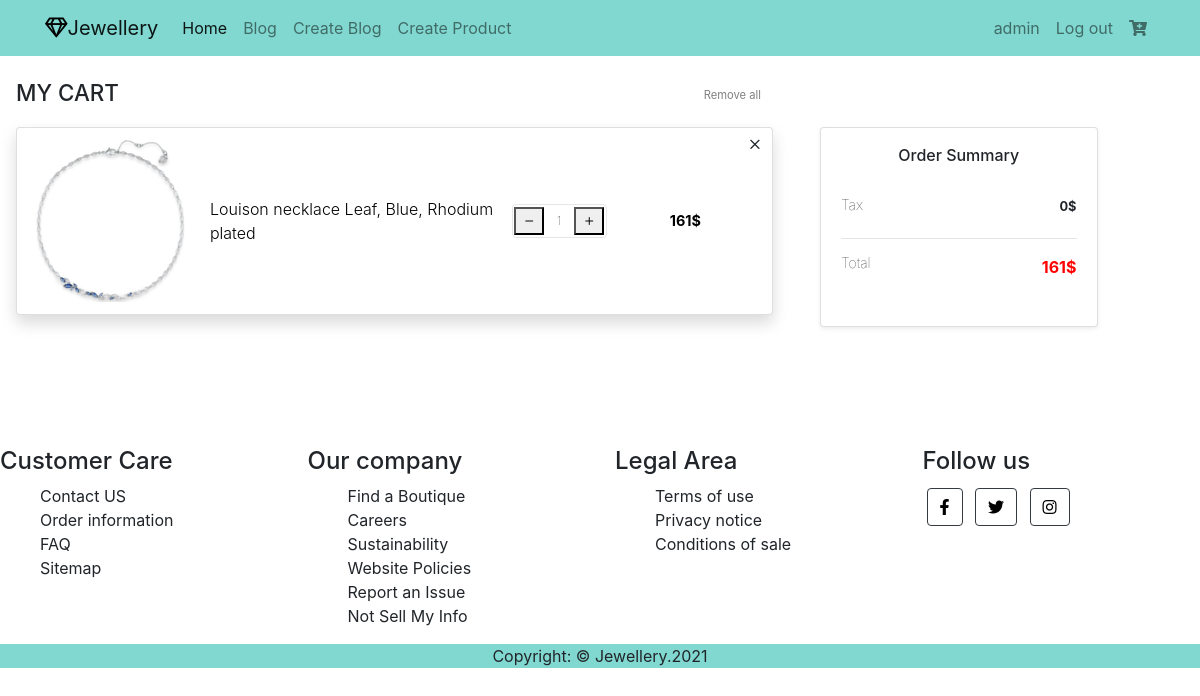
Screenshot of /cart.php (signed in) with the database file from the repository.
### tables this page shows
CREATE TABLE IF NOT EXISTS `cart` (
  `ID` int(11) NOT NULL AUTO_INCREMENT,
  `user_id` int(11) NOT NULL,
  `product_id` int(11) NOT NULL,
  `quantity` int(11) NOT NULL,
  `date_created` datetime NOT NULL DEFAULT CURRENT_TIMESTAMP,
  PRIMARY KEY (`ID`)
);

CREATE TABLE IF NOT EXISTS `products` (
  `ID` int(11) NOT NULL AUTO_INCREMENT,
  `product_name` varchar(255) NOT NULL,
  `product_price` float NOT NULL,
  `product_company` varchar(255) NOT NULL,
  `product_img` varchar(255) NOT NULL,
  `date_created` datetime NOT NULL DEFAULT CURRENT_TIMESTAMP,
  `quantity` int(11) NOT NULL DEFAULT '5',
  PRIMARY KEY (`ID`)
);

### includes/config.php (called while the page is built, shortened)
<?php
  if (file_exists("./classes/Cart.php"))
    include "./classes/Cart.php";
  else
    include "../classes/Cart.php";
  if (!isset($_SESSION['loggedin'])) {
    $_SESSION['loggedin'] = false;
  }elseif(isset($_SESSION['user_id'])){
    $cart = new Cart($conn, $_SESSION['user_id']);
  }
 ?>

### classes/Cart.php (the view, shortened to what this page needs)
<?php
  class Cart{
    private $conn;
    private $userID;
    public function __construct($conn, $userID){
      $this->conn = $conn;
      $this->userID = $userID;
      $stmt = $this->conn->prepare("SELECT * from cart WHERE user_id = ?");
      $stmt->bind_param("i", $userID);
      $stmt->execute();
      $result = $stmt->get_result();
      $row = $result->fetch_assoc();
    }
    public function getCartList(){
      $stmt = $this->conn->prepare
        ("SELECT p.ID, p.product_img, p.product_name, p.product_price, p.product_company, c.quantity
        from cart c, products p
        where c.product_id = p.ID and c.user_id = ?");
      $stmt->bind_param("i", $this->userID);
      $stmt->execute();
      $result = $stmt->get_result();
      return $result->fetch_all(MYSQLI_ASSOC);
    }
    public function printCartList(){
      $output = '';
      $cardList = $this->getCartList();
      foreach ($cardList as $item) {
        $output .=
        "<div class='product-wrapper container card shadow p-2 m-3 d-flex align-items-center justify-content-center' href='item.php?id={$item['ID']}'>
          <div class='product d-flex h-100'>
            <div class='product-img-wrapper'>
              <img class='product-img' src='". $item['product_img'] ."' alt='product-img'>
            </div>
            <div class='product-info ml-2 d-flex align-items-center'>
              <div class='product-info-wrapper'>
                <div class='product-name-wrapper'>
                  <p class='product-name'>". $item['product_name'] ."</p>
                </div>
              </div>
            </div>
            <div class='quantity-price-wrapper d-flex align-items-center'>
              <div class='quantity-price w-100'>
                <div class='quantity-control rounded'>
                  <button class='quantity-btn quantity-btn-minus' data-id='". $item['ID'] ."' data-toggle='tooltip' data-placement='right' title='Decrease Quantity'>
                    <i class='bi bi-dash'></i>
                  </button>
                  <input type='number' class='quantity-input' data-id='". $item['ID'] ."' value='". $item['quantity'] ."' step='1' min='1'  name='quantity' readonly>
                  <button class='quantity-btn quantity-btn-plus' data-id='". $item['ID'] ."' data-toggle='tooltip' data-placement='right' title='Increase Quantity'>
                    <i class='bi bi-plus'></i>
                  </button>
                </div>
                <div class='product-price-wrapper d-flex align-items-center'>
                  <p class='product-price m-0'>". number_format($item['product_price']) ."$</p>
                </div>
              </div>
            </div>
            <button type='button' class='btn btn-light remove-btn' data-id='". $item['ID'] ."' data-toggle='tooltip' data-placement='right' title='Remove Item'>
              <i class='bi bi-x fa-lg'></i>
            </button>
          </div>
        </div>";
       }
       return $output;
    }
  }
?>

### css/style.css (style rules this page uses)
p { margin-bottom: 0; }
.container { min-height: 0% !important; }
p.product-price.m-0 { font-weight: bold; }
.product-wrapper { position: relative; transition: all 1000ms; text-decoration: none; color: black; }
.remove-btn { position: absolute; right: 0; top: 0; background: white !important; border: none !important; transition: background 400ms !important; }
.product-img-wrapper { width: 25%; }
img.product-img { width: 100%; height: 100%; object-fit: contain; }
.product-info { width: 45%; }
.quantity-price-wrapper { width: 37%; }
.quantity-price { display: flex; }
.product-price { font-size: 0.9rem; }
.container { min-height: 0vh; }
.quantity-control { display: flex; margin-top: auto; margin-bottom: auto; border: 1px solid rgb(230, 230, 230); padding: 0.1rem; }
.product-price-wrapper { margin: auto; }
.quantity-btn { margin: 0; padding: 0px 5px; cursor: pointer; }
.quantity-input { outline: none; text-align: center; width: 30px; border: none; font-size: 0.7rem; font-weight: 100; }
.remove-btn { padding: 0.3rem 0.4rem !important; }
.product-info.ml-2.d-flex.align-items-center { padding: 0.4rem; }
.product-name { font-size: 1rem !important; font-weight: 300; }

### rows the page displays
cart: product.product_img (picture), product.product_name "Louison necklace Leaf, Blue, Rhodium plated", quantity "1", product.product_price "161"

### other values shown
$_SESSION['user_name'] "admin"
$cart->getTotalPrice() "161$"
